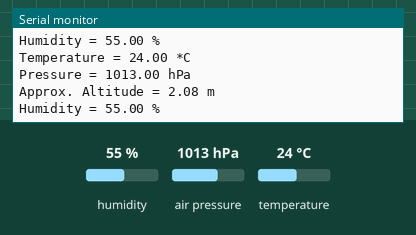
Recording of a program running on a simulated ESP32. On the bench: the last lines printed to the serial monitor. The inputs (shaded band) are chosen by the test bench; at power-on: humidity 55 %, air pressure 1013 hPa, temperature 24 °C.

Above: at 1.2 s.
1.3 s: humidity set to 22 %
At 2.6 s:
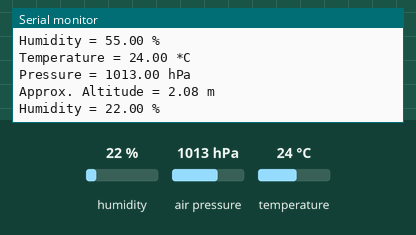
2.8 s: air pressure set to 952 hPa
At 3.8 s:
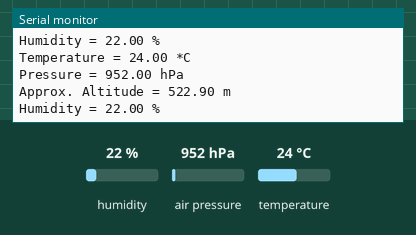

The program:

main.cpp
```cpp
/*********
  Complete project details at https://randomnerdtutorials.com
*********/

#include <Wire.h>
#include <Adafruit_Sensor.h>
#include <Adafruit_BME280.h>


#define SEALEVELPRESSURE_HPA (1013.25)

Adafruit_BME280 bme; // I2C
//Adafruit_BME280 bme(BME_CS); // hardware SPI
//Adafruit_BME280 bme(BME_CS, BME_MOSI, BME_MISO, BME_SCK); // software SPI

unsigned long delayTime;

void setup() {
  Serial.begin(115200);
  Serial.println(F("BME280 test"));

  bool status;

  // default settings
  // (you can also pass in a Wire library object like &Wire2)
  status = bme.begin(0x76);
  if (!status) {
    Serial.println("Could not find a valid BME280 sensor, check wiring!");
    while (1);
  }

  Serial.println("-- Default Test --");
  delayTime = 1000;

  Serial.println();
}

void printValues(void) {
  Serial.print("Temperature = ");
  Serial.print(bme.readTemperature());
  Serial.println(" *C");

  // Convert temperature to Fahrenheit
  /*Serial.print("Temperature = ");
  Serial.print(1.8 * bme.readTemperature() + 32);
  Serial.println(" *F");*/

  Serial.print("Pressure = ");
  Serial.print(bme.readPressure() / 100.0F);
  Serial.println(" hPa");

  Serial.print("Approx. Altitude = ");
  Serial.print(bme.readAltitude(SEALEVELPRESSURE_HPA));
  Serial.println(" m");

  Serial.print("Humidity = ");
  Serial.print(bme.readHumidity());
  Serial.println(" %");

  Serial.println();
}


void loop() {
  printValues();
  delay(delayTime);
}
```

Measured:
- after the input at 1.3 s, the serial monitor: prints a new line after 0.71 s (image 1)
- after the input at 2.8 s, the serial monitor: prints a new line after 0.22 s (image 2)
